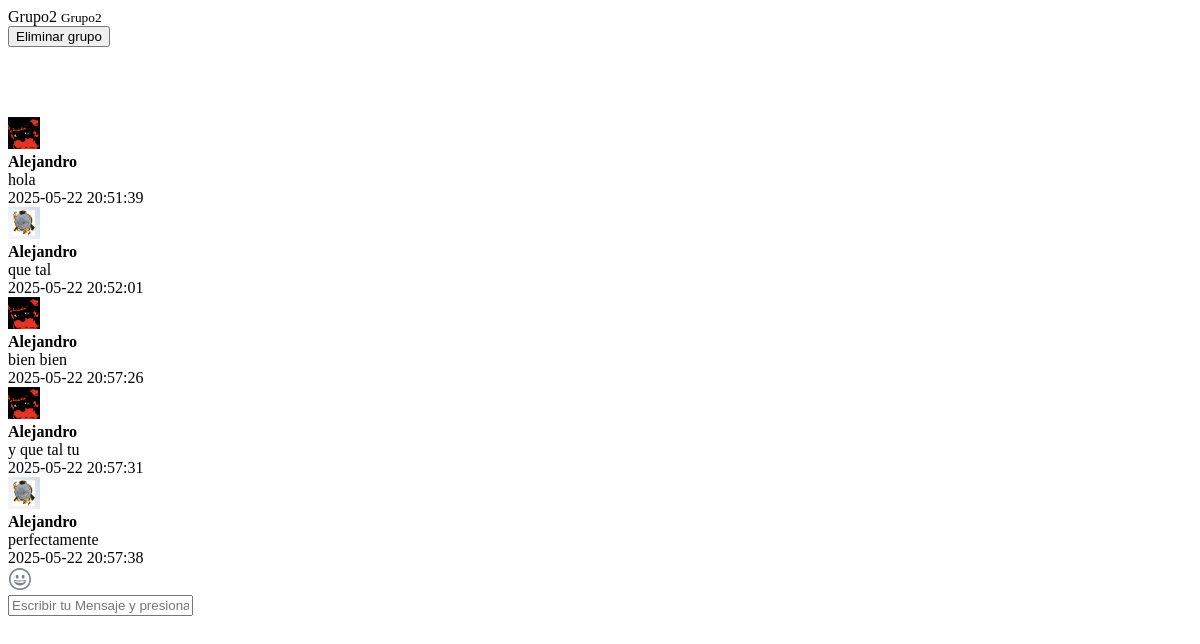
Screenshot of /GrupoSeleccionado.php?id=2 with the database file from the repository.
### tables this page shows
CREATE TABLE `grupos` (
  `id` int(11) NOT NULL,
  `nombre` varchar(100) NOT NULL,
  `descripcion` text DEFAULT NULL,
  `creado_por` int(11) NOT NULL,
  `creado_en` datetime DEFAULT current_timestamp()
);

CREATE TABLE `grupo_mensajes` (
  `id` int(11) NOT NULL,
  `grupo_id` int(11) NOT NULL,
  `usuario_id` int(11) NOT NULL,
  `mensaje` text NOT NULL,
  `enviado_en` datetime DEFAULT current_timestamp()
);

CREATE TABLE `users` (
  `id` int(11) NOT NULL,
  `nombre_apellido` varchar(250) DEFAULT NULL,
  `email_user` varchar(255) NOT NULL,
  `password` varchar(250) DEFAULT NULL,
  `imagen` varchar(50) DEFAULT NULL,
  `estatus` varchar(10) DEFAULT NULL,
  `fecha_registro` varchar(50) DEFAULT NULL,
  `fecha_session` varchar(250) DEFAULT NULL
);

### GrupoSeleccionado.php (the view, shortened to what this page needs)
<!DOCTYPE html>
<html lang="es">
  <link rel="stylesheet" href="/assets/css/oscuro.css" />
<body>
<?php
include('config/config.php');
$grupoId = isset($_REQUEST['id']) ? intval($_REQUEST['id']) : 0;
$idConectado = isset($_REQUEST['idConectado']) ? intval($_REQUEST['idConectado']) : 0;
$QueryGrupo = ("SELECT * FROM grupos WHERE id='$grupoId' LIMIT 1");
$ResultGrupo = mysqli_query($con, $QueryGrupo);
$grupo = mysqli_fetch_assoc($ResultGrupo);
if ($grupo) {
?>
  <div class="row align-items-center px-3 py-2 barUse" id="grupo" >
    <div class="col">
      <div class="d-flex flex-column">
        <span class="fw-semibold fs-5"><?php echo htmlspecialchars($grupo['nombre'], ENT_QUOTES, 'UTF-8'); ?></span>
        <small class="text-light"><?php echo htmlspecialchars($grupo['descripcion'], ENT_QUOTES, 'UTF-8'); ?></small>
      </div>
    </div>
    <div class="col-auto">
      <button class="btn btn-danger btn-sm" onclick="eliminarGrupo(<?php echo $grupoId; ?>)">
        <i class="bi bi-trash"></i> Eliminar grupo
      </button>
    </div>
  </div>
  <div class="message" id="conversation">
    <?php
    $Msjs = ("SELECT gm.*, u.nombre_apellido, u.imagen
              FROM grupo_mensajes gm
              INNER JOIN users u ON gm.usuario_id = u.id
              WHERE gm.grupo_id = '$grupoId'
              ORDER BY gm.enviado_en ASC");
    $QueryMsjs = mysqli_query($con, $Msjs);
    while ($msg = mysqli_fetch_assoc($QueryMsjs)) {
      $isOwn = ($idConectado == $msg['usuario_id']);
    ?>
      <div class="row message-body">
        <div class="col-sm-12 <?php echo $isOwn ? 'message-main-sender' : 'message-main-receiver'; ?>">
          <div class="<?php echo $isOwn ? 'sender' : 'receiver'; ?>">
            <div class="row align-items-center">
              <div class="col-auto">
                <img src="<?php echo 'imagenesperfil/' . $msg['imagen']; ?>" class="rounded-circle" style="width:32px;height:32px;object-fit:cover;">
              </div>
              <div class="col ps-0">
                <span style="font-weight:bold;"><?php echo htmlspecialchars($msg['nombre_apellido'], ENT_QUOTES, 'UTF-8'); ?></span>
              </div>
            </div>
            <div class="message-text mt-1">
              <?php echo htmlspecialchars($msg['mensaje'], ENT_QUOTES, 'UTF-8'); ?>
            </div>
            <span class="message-time pull-right">
              <?php echo $msg['enviado_en']; ?>
            </span>
          </div>
        </div>
      </div>
    <?php } ?>
  </div>
  <div class="row reply" id="formnormal">
    <form class="conversation-compose" id="formenviarmsj" name="formEnviaMsj">
      <div class="emoji">
      </div>
      <input class="input-msg" name="mensaje" id="mensaje" placeholder="Escribir tu Mensaje y presiona Enter..." autocomplete="off" required>
    </form>
  </div>
<?php } ?>
</body>
</html>

### GrupoSeleccionado.php (style rules this page uses)
body { box-sizing: border-box; }
#conversation { padding-top: 70px; }

### rows the page displays
grupos: nombre "Grupo2", descripcion "Grupo2"
grupo_mensajes: usuario.imagen (picture), usuario.nombre_apellido "Alejandro", mensaje "hola", enviado_en "2025-05-22 20:51:39"
grupo_mensajes: usuario.imagen (picture), usuario.nombre_apellido "Alejandro", mensaje "que tal", enviado_en "2025-05-22 20:52:01"
grupo_mensajes: usuario.imagen (picture), usuario.nombre_apellido "Alejandro", mensaje "bien bien", enviado_en "2025-05-22 20:57:26"
grupo_mensajes: usuario.imagen (picture), usuario.nombre_apellido "Alejandro", mensaje "y que tal tu", enviado_en "2025-05-22 20:57:31"
grupo_mensajes: usuario.imagen (picture), usuario.nombre_apellido "Alejandro", mensaje "perfectamente", enviado_en "2025-05-22 20:57:38"
